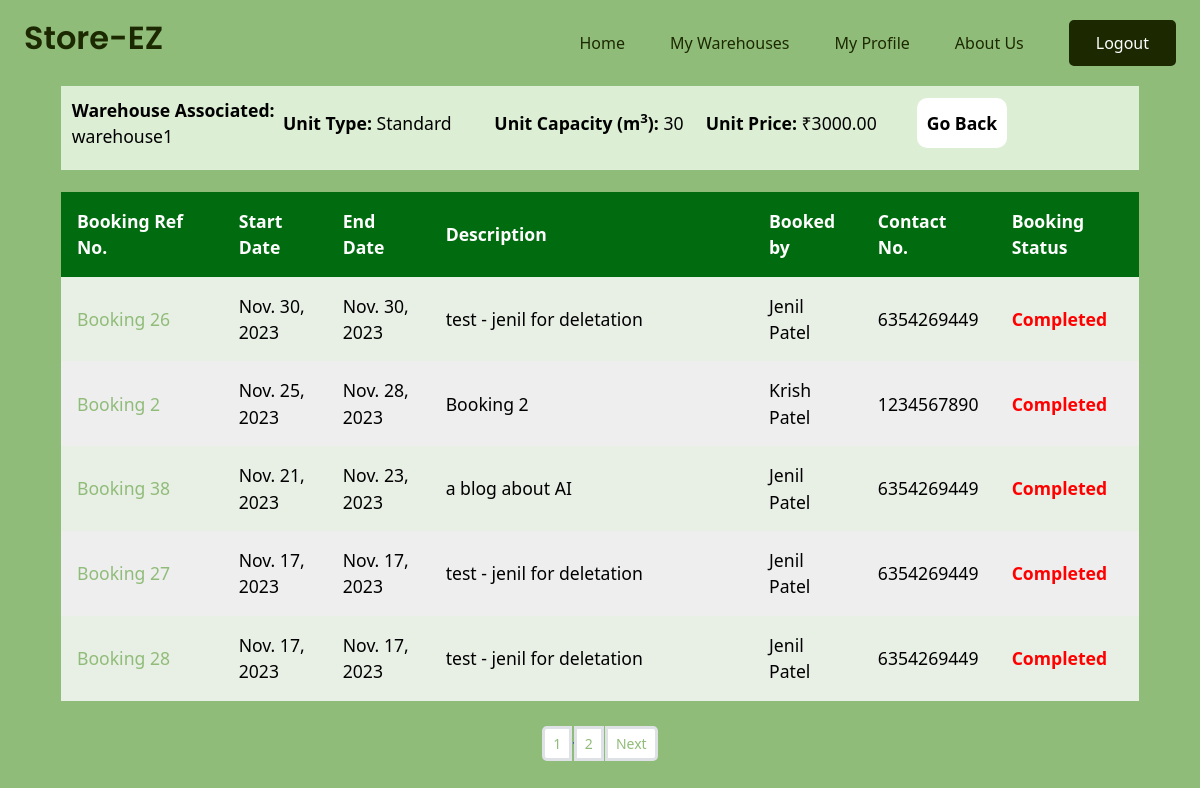
The page /warehouse/3/unit/10/ (signed in) on the database as committed earlier.
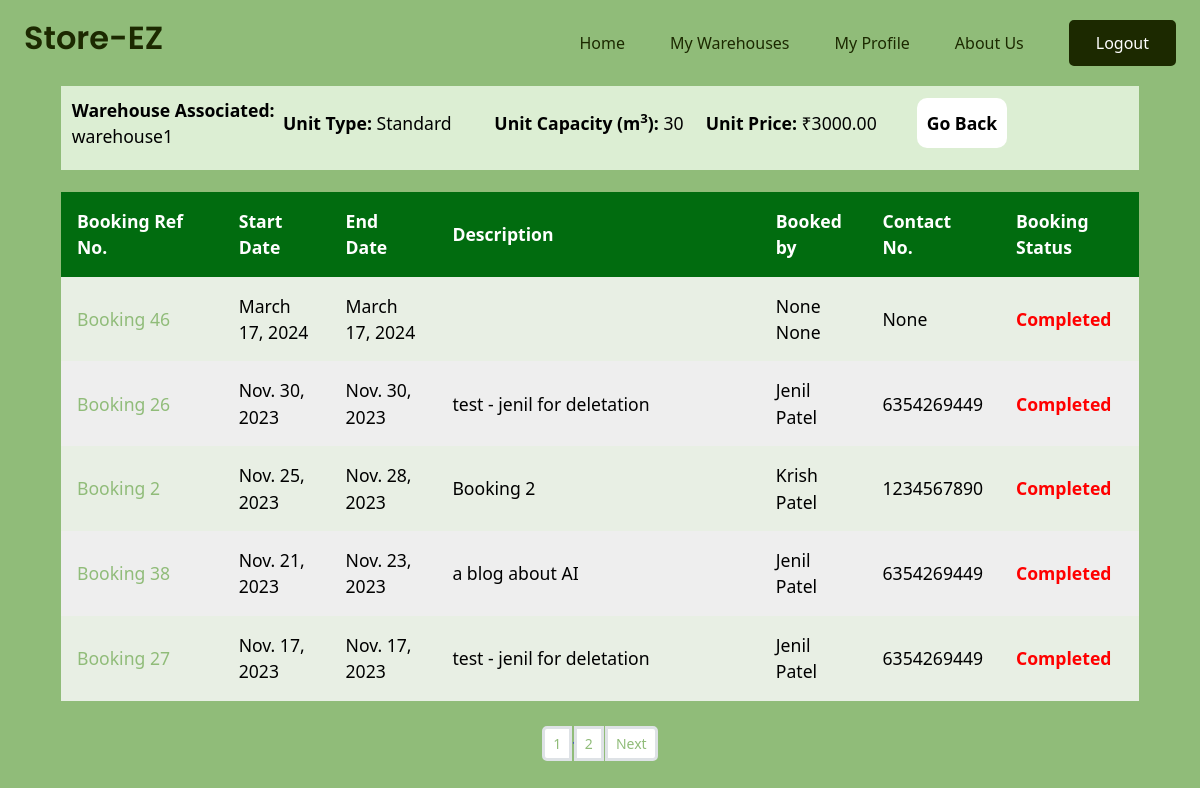
The same page on the database as committed later.
### mainapp/models.py (models this page shows, shortened)
class Booking(models.Model):
    id = models.BigAutoField(primary_key=True)
    start_date = models.DateField(default= date.today)
    end_date = models.DateField(default= date.today)
    description = models.TextField()
    unit = models.ManyToManyField(Unit)
    farmer = models.ForeignKey(Farmer,on_delete=models.CASCADE, null=True)
    date = models.DateTimeField(auto_now_add=True)

class Farmer(models.Model):
    first_name = models.CharField(max_length=100, null=True)
    last_name = models.CharField(max_length=100, null=True)
    email = models.EmailField(max_length=200, null=True)
    phone_no = models.DecimalField(max_digits=10, decimal_places=0, null=True)
    city = models.CharField(max_length=100, null=True)
    state = models.CharField(max_length=100, null=True)
    image = models.ImageField(default="images/default_user_image.jpg",upload_to="images/farmer/",blank=True,null=True)
    def __str__(self) -> str:
        return f'{self.first_name} {self.last_name}'

### Warehouse/views.py (the view)
# urls.py: path("warehouse/<int:id>/unit/<int:id1>/", views.unit, name='unit'),
@login_required(login_url='login')
def unit(request, id, id1):
    warehouse = Warehouse.objects.get(id=id)
    unit = Unit.objects.get(id=id1)
    all_bookings = Booking.objects.filter(unit=id1).order_by('-end_date')
    data_list = []
    for booking in all_bookings:
        if booking.end_date >= date.today():
            booking_status = 'On going'
        else:
            booking_status = 'Completed'
        data_list.append((booking,booking_status))
    paginator = Paginator(data_list, 5)  # TODO:Show 10/15 Bookings per page.
    page_number = request.GET.get("page")
    page_obj = paginator.get_page(page_number)
    count=Warehouse.objects.count()
    nums= "." *page_obj.paginator.num_pages
    context={'data':page_obj,'warehouse':warehouse,'nums':nums, 'unit':unit, 'id':id}
    return render(request, 'Warehouse/unit.html', context)

### Warehouse/templates/Warehouse/unit.html (shortened to what this page needs)
{% extends 'base.html' %}
{% load static %}
{% block css %}
    <link rel="stylesheet" href="{% static 'Warehouse/css/singleunit.css'%}">
{% endblock %}
{% block content %}
<div class="wrapperr">
  <div class="info-row">
    <div class="ab">
      <div class="ind-row">
        <b>
          Warehouse Associated:
        </b> {{ warehouse.name }}
      </div>
      <div class="ind-row">
        <b>
          Unit Type:
        </b> {% if unit.type == "Hot" %}Standard{% else %}Temp-controlled {% endif %}
      </div>
      <div class="ind-row">
        <b>
          Unit Capacity (m<sup>3</sup>):
        </b> {{ unit.capacity }}
      </div>
      <div class="ind-row">
        <b>
          Unit Price:
        </b> ₹{{ unit.price }}
      </div>
      <div class="ind-row">
          <button onclick="location.href='{% url 'all_units' id%}'" type="button" class> Go Back</button>
      </div>
    </div>
</div>
  <div class="table-container">
    <table>
      <tr class="table-heading">
        <th>Booking Ref No.</th>
        <th>Start Date</th>
        <th>End Date</th>
        <th>Description</th>
        <th>Booked by</th>
        <th>Contact No.</th>
        <th>Booking Status</th>
      </tr>
      {% for booking, booking_status in data %}
      <tr class="not-heading">
        <td data-cell="Booking Number" style="width:15%;"><a href="{% url 'warehouse_invoice' booking.id %}?back={{request.build_absolute_uri}}">Booking {{booking.id}}</a></td>
        <td data-cell="Start Date">{{ booking.start_date}}</td>
        <td data-cell="End Date">{{ booking.end_date}}</td>
        <td data-cell="Description" style="width:30%;">{{ booking.description}}</td>
        <td data-cell="Booked By">{{ booking.farmer}}</td>
        <td data-cell="Contact No.">{{ booking.farmer.phone_no}}</td>
        <td {% if booking_status == 'Completed' %}class="completed" {% else %}class="on-going"{% endif %}  data-cell="Booked Status"><b>{{booking_status}}</b></td>        </tr>
      {% endfor %}
    </table>
  </div>
</div>
  <nav aria-label="..."style="color: blue;">
    <ul class="pagination pagination-sm justify-content-center" ">
      {%for i in nums %}
      <li class="page-item "><a class="page-link" href="?page={{forloop.counter}}">{{forloop.counter}}</a></li>{{i}}
      {%endfor%}
      <li class="page-item disabled><a href="#" class="page-link">{% if data.has_next %}</a></li>
      <li class="page-item"><a class="page-link" href="?page={{data.next_page_number}}">Next</a> </li>
      {% endif %}
    </ul>
  </nav>
{% endblock %}

Rows that differ between the two databases and show on the page:
no longer on this page (row unchanged): Booking: id "28", start_date "Nov. 17, 2023", end_date "Nov. 17, 2023", description "test - jenil for deletation", farmer "Jenil Patel", farmer.phone_no "6354269449", booking_status "Completed"
added Booking: id "46", start_date "March 17, 2024", end_date "March 17, 2024", farmer "None None", farmer.phone_no "None", booking_status "Completed"
